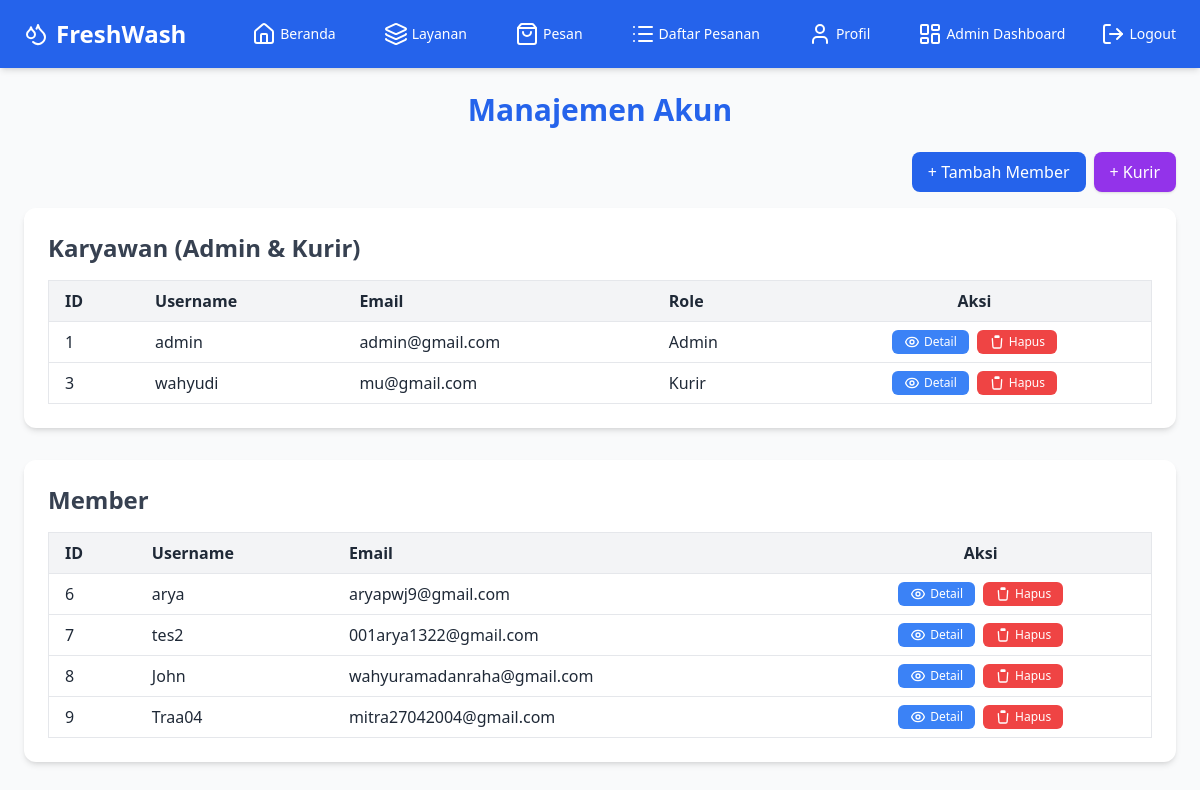
Screenshot of /accounts/manage/ (signed in) with the database file from the repository.
### accounts/models.py (models this page shows, shortened)
class User(AbstractUser):
    is_customer = models.BooleanField(default=True)
    is_courier = models.BooleanField(default=False)
    is_staff_member = models.BooleanField(default=False)
    phone = models.CharField(max_length=20, blank=True, null=True)
    address = models.TextField(blank=True, null=True)
    is_verified = models.BooleanField(default=False)

### accounts/views.py (the view)
# urls.py: path('manage/', views.manage_users, name='manage_users'),
@login_required
@user_passes_test(admin_required)
def manage_users(request):
    users = User.objects.all()
    users_data = []
    for u in users:
        users_data.append({
            "id": u.id,
            "username": u.username,
            "email": u.email,
            "first_name": u.first_name,
            "last_name": u.last_name,
            "is_staff": u.is_staff,
            "is_courier": getattr(u, "is_courier", False),
            "date_joined": u.date_joined.strftime("%Y-%m-%d %H:%M:%S") if u.date_joined else "-",
            "last_login": u.last_login.strftime("%Y-%m-%d %H:%M:%S") if u.last_login else "-",
        })
    return render(request, 'accounts/manage_users.html', {'users_data': users_data})

### accounts/views.py (called while the page is built)
def admin_required(user):
    return user.is_staff

### accounts/templates/accounts/manage_users.html (shortened to what this page needs)
{% extends 'base.html' %}
{% block content %}
<div x-data="{ open: false, user: {} }" class="min-h-screen bg-gray-50 p-6">
  <h1 class="text-3xl font-bold text-blue-600 mb-6 text-center">Manajemen Akun</h1>
  <div class="flex justify-end mb-4 gap-2">
    <a href="{% url 'accounts:add_user' %}" class="bg-blue-600 text-white px-4 py-2 rounded-lg hover:bg-blue-700 transition">
      + Tambah Member
    </a>
    <a href="{% url 'accounts:add_courier' %}" class="bg-purple-600 text-white px-4 py-2 rounded-lg hover:bg-purple-700 shadow transition">
      + Kurir
    </a>
  </div>
  <div class="bg-white p-6 rounded-xl shadow-md overflow-x-auto mb-8">
    <h2 class="text-2xl font-semibold text-gray-700 mb-4">Karyawan (Admin & Kurir)</h2>
    <table class="min-w-full border border-gray-200 rounded-lg">
      <thead class="bg-gray-100">
        <tr>
          <th class="px-4 py-2 text-left">ID</th>
          <th class="px-4 py-2 text-left">Username</th>
          <th class="px-4 py-2 text-left">Email</th>
          <th class="px-4 py-2 text-left">Role</th>
          <th class="px-4 py-2 text-center">Aksi</th>
        </tr>
      </thead>
      <tbody>
        {% for u in users_data %}
          {% if u.is_staff or u.is_courier %}
          <tr class="border-t hover:bg-blue-50 transition">
            <td class="px-4 py-2">{{ u.id }}</td>
            <td class="px-4 py-2">{{ u.username }}</td>
            <td class="px-4 py-2">{{ u.email }}</td>
            <td class="px-4 py-2">{% if u.is_staff %}Admin{% else %}Kurir{% endif %}</td>
            <td class="px-4 py-2 text-center flex justify-center gap-2">
              <button
                @click="user = {
                  id: '{{ u.id }}',
                  username: '{{ u.username|escapejs }}',
                  first_name: '{{ u.first_name|escapejs }}',
                  last_name: '{{ u.last_name|escapejs }}',
                  email: '{{ u.email|escapejs }}',
                  role: '{{ u.is_staff|yesno:'Admin,Kurir' }}',
                }; open = true"
                class="flex items-center gap-1 bg-blue-500 hover:bg-blue-600 text-white px-3 py-1 rounded-md text-xs transition"
              >
                Detail
              </button>
              <form action="{% url 'accounts:delete_user' u.id %}" method="post" class="inline">
                <button type="submit" onclick="return confirm('Yakin ingin menghapus pengguna ini?')"
                  class="flex items-center gap-1 bg-red-500 hover:bg-red-600 text-white px-3 py-1 rounded-md text-xs transition">
                  <svg xmlns="http://www.w3.org/2000/svg" class="w-4 h-4" fill="none" viewBox="0 0 24 24" stroke="currentColor">
                    <path stroke-linecap="round" stroke-linejoin="round" stroke-width="2"
                          d="M19 7l-.867 12.142A2 2 0 0116.138 21H7.862a2 2 0 01-1.995-1.858L5 7m5-4h4a1 1 0 011 1v1H9V4a1 1 0 011-1z" />
                  </svg>
                  Hapus
                </button>
              </form>
            </td>
          </tr>
          {% endif %}
        {% empty %}
        <tr>
          <td colspan="5" class="text-center py-4 text-gray-500">Belum ada karyawan.</td>
        </tr>
        {% endfor %}
      </tbody>
    </table>
  </div>
  <div class="bg-white p-6 rounded-xl shadow-md overflow-x-auto">
    <h2 class="text-2xl font-semibold text-gray-700 mb-4">Member</h2>
    <table class="min-w-full border border-gray-200 rounded-lg">
      <thead class="bg-gray-100">
        <tr>
          <th class="px-4 py-2 text-left">ID</th>
          <th class="px-4 py-2 text-left">Username</th>
          <th class="px-4 py-2 text-left">Email</th>
          <th class="px-4 py-2 text-center">Aksi</th>
        </tr>
      </thead>
      <tbody>
        {% for u in users_data %}
          {% if not u.is_staff and not u.is_courier %}
          <tr class="border-t hover:bg-blue-50 transition">
            <td class="px-4 py-2">{{ u.id }}</td>
            <td class="px-4 py-2">{{ u.username }}</td>
            <td class="px-4 py-2">{{ u.email }}</td>
            <td class="px-4 py-2 text-center flex justify-center gap-2">
              <button
                @click="user = {
                  id: '{{ u.id }}',
                  username: '{{ u.username|escapejs }}',
                  first_name: '{{ u.first_name|escapejs }}',
                  last_name: '{{ u.last_name|escapejs }}',
                  email: '{{ u.email|escapejs }}',
                  role: `{% if u.is_staff %}Admin{% elif u.is_courier %}Kurir{% else %}Member{% endif %}`,
                }; open = true"
                class="flex items-center gap-1 bg-blue-500 hover:bg-blue-600 text-white px-3 py-1 rounded-md text-xs transition"
              >
                Detail
              </button>
              <form action="{% url 'accounts:delete_user' u.id %}" method="post" class="inline">
                <button type="submit" onclick="return confirm('Yakin ingin menghapus pengguna ini?')"
                  class="flex items-center gap-1 bg-red-500 hover:bg-red-600 text-white px-3 py-1 rounded-md text-xs transition">
                  <svg xmlns="http://www.w3.org/2000/svg" class="w-4 h-4" fill="none" viewBox="0 0 24 24" stroke="currentColor">
                    <path stroke-linecap="round" stroke-linejoin="round" stroke-width="2"
                          d="M19 7l-.867 12.142A2 2 0 0116.138 21H7.862a2 2 0 01-1.995-1.858L5 7m5-4h4a1 1 0 011 1v1H9V4a1 1 0 011-1z" />
                  </svg>
                  Hapus
                </button>
              </form>
            </td>
          </tr>
          {% endif %}
        {% empty %}
        <tr>
          <td colspan="4" class="text-center py-4 text-gray-500">Belum ada member.</td>
        </tr>
        {% endfor %}
      </tbody>
    </table>
  </div>
</div>
{% endblock %}

### rows the page displays
User: username "admin", email "admin@gmail.com"
User: username "wahyudi", email "mu@gmail.com"
User: username "arya", email "aryapwj9@gmail.com"
User: username "tes2", email "001arya1322@gmail.com"
User: username "John", email "wahyuramadanraha@gmail.com"
User: username "Traa04", email "mitra27042004@gmail.com"

### other values shown
{{ u.id }} "1" "3"
{{ u.id }} "6" "7" "8" "9"
